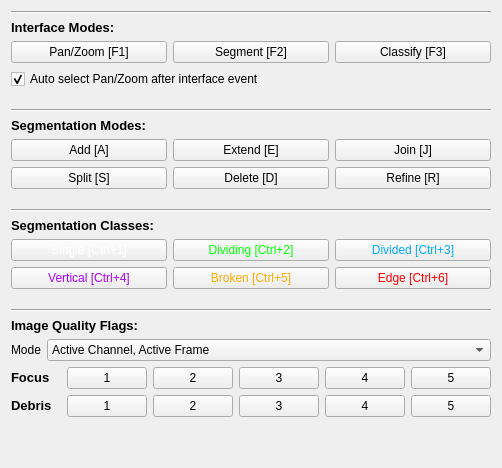
  <widget class="QWidget" name="tab_3">
   <property name="enabled">
    <bool>true</bool>
   </property>
   <attribute name="title">
    <string>Curate</string>
   </attribute>
   <layout class="QVBoxLayout" name="verticalLayout_3">
    <item>
     <widget class="Line" name="line_4">
      <property name="orientation">
       <enum>Qt::Horizontal</enum>
      </property>
     </widget>
    </item>
    <item>
     <widget class="QLabel" name="label_7">
      <property name="font">
       <font>
        <pointsize>10</pointsize>
        <weight>75</weight>
        <bold>true</bold>
       </font>
      </property>
      <property name="text">
       <string>Interface Modes:</string>
      </property>
     </widget>
    </item>
    <item>
     <layout class="QGridLayout" name="gridLayout_3">
      <item row="0" column="0">
       <widget class="QPushButton" name="modify_panzoom">
        <property name="text">
         <string>Pan/Zoom [F1]</string>
        </property>
       </widget>
      </item>
      <item row="0" column="3">
       <widget class="QPushButton" name="modify_classify">
        <property name="text">
         <string>Classify [F3]</string>
        </property>
       </widget>
      </item>
      <item row="0" column="1">
       <widget class="QPushButton" name="modify_segment">
        <property name="text">
         <string>Segment [F2]</string>
        </property>
       </widget>
      </item>
     </layout>
    </item>
    <item>
     <widget class="QCheckBox" name="modify_auto_panzoom">
      <property name="text">
       <string>Auto select Pan/Zoom after interface event</string>
      </property>
      <property name="checked">
       <bool>true</bool>
      </property>
     </widget>
    </item>
    <item>
     <spacer name="verticalSpacer_10">
      <property name="orientation">
       <enum>Qt::Vertical</enum>
      </property>
      <property name="sizeType">
       <enum>QSizePolicy::Minimum</enum>
      </property>
      <property name="sizeHint" stdset="0">
       <size>
        <width>334</width>
        <height>14</height>
       </size>
      </property>
     </spacer>
    </item>
    <item>
     <widget class="Line" name="line_18">
      <property name="orientation">
       <enum>Qt::Horizontal</enum>
      </property>
     </widget>
    </item>
    <item>
     <widget class="QLabel" name="label_16">
      <property name="font">
       <font>
        <pointsize>10</pointsize>
        <weight>75</weight>
        <bold>true</bold>
       </font>
      </property>
      <property name="text">
       <string>Segmentation Modes:</string>
      </property>
     </widget>
    </item>
    <item>
     <layout class="QGridLayout" name="gridLayout_4">
      <item row="1" column="2">
       <widget class="QPushButton" name="modify_refine">
        <property name="text">
         <string>Refine [R]</string>
        </property>
       </widget>
      </item>
      <item row="0" column="2">
       <widget class="QPushButton" name="modify_join">
        <property name="text">
         <string>Join [J]</string>
        </property>
       </widget>
      </item>
      <item row="0" column="0">
       <widget class="QPushButton" name="modify_add">
        <property name="text">
         <string>Add [A]</string>
        </property>
       </widget>
      </item>
      <item row="1" column="1">
       <widget class="QPushButton" name="modify_delete">
        <property name="text">
         <string>Delete [D]</string>
        </property>
       </widget>
      </item>
      <item row="1" column="0">
       <widget class="QPushButton" name="modify_split">
        <property name="text">
         <string>Split [S]</string>
        </property>
       </widget>
      </item>
      <item row="0" column="1">
       <widget class="QPushButton" name="modify_extend">
        <property name="text">
         <string>Extend [E]</string>
        </property>
       </widget>
      </item>
     </layout>
    </item>
    <item>
     <spacer name="verticalSpacer_11">
      <property name="orientation">
       <enum>Qt::Vertical</enum>
      </property>
      <property name="sizeType">
       <enum>QSizePolicy::Minimum</enum>
      </property>
      <property name="sizeHint" stdset="0">
       <size>
        <width>334</width>
        <height>14</height>
       </size>
      </property>
     </spacer>
    </item>
    <item>
     <widget class="Line" name="line_19">
      <property name="orientation">
       <enum>Qt::Horizontal</enum>
      </property>
     </widget>
    </item>
    <item>
     <widget class="QLabel" name="label_28">
      <property name="font">
       <font>
        <pointsize>10</pointsize>
        <weight>75</weight>
        <bold>true</bold>
       </font>
      </property>
      <property name="text">
       <string>Segmentation Classes:</string>
      </property>
     </widget>
    </item>
    <item>
     <layout class="QGridLayout" name="gridLayout_5">
      <item row="1" column="2">
       <widget class="QPushButton" name="classify_edge">
        <property name="styleSheet">
         <string notr="true">color: rgb(255, 0, 0);</string>
        </property>
        <property name="text">
         <string>Edge [Ctrl+6]</string>
        </property>
       </widget>
      </item>
      <item row="0" column="2">
       <widget class="QPushButton" name="classify_divided">
        <property name="styleSheet">
         <string notr="true">color: rgb(0, 170, 255);</string>
        </property>
        <property name="text">
         <string>Divided [Ctrl+3]</string>
        </property>
       </widget>
      </item>
      <item row="0" column="1">
       <widget class="QPushButton" name="classify_dividing">
        <property name="styleSheet">
         <string notr="true">
color: rgb(0, 255, 0);</string>
        </property>
        <property name="text">
         <string>Dividing [Ctrl+2]</string>
        </property>
       </widget>
      </item>
      <item row="1" column="0">
       <widget class="QPushButton" name="classify_vertical">
        <property name="styleSheet">
         <string notr="true">color:rgb(170, 0, 255)</string>
        </property>
        <property name="text">
         <string>Vertical [Ctrl+4]</string>
        </property>
       </widget>
      </item>
      <item row="1" column="1">
       <widget class="QPushButton" name="classify_broken">
        <property name="styleSheet">
         <string notr="true">color: rgb(255, 170, 0);</string>
        </property>
        <property name="text">
         <string>Broken [Ctrl+5]</string>
        </property>
       </widget>
      </item>
      <item row="0" column="0">
       <widget class="QPushButton" name="classify_single">
        <property name="styleSheet">
         <string notr="true">color: rgb(255, 255, 255);</string>
        </property>
        <property name="text">
         <string>Single [Ctrl+1]</string>
        </property>
       </widget>
      </item>
     </layout>
    </item>
    <item>
     <spacer name="verticalSpacer_40">
      <property name="orientation">
       <enum>Qt::Vertical</enum>
      </property>
      <property name="sizeType">
       <enum>QSizePolicy::Minimum</enum>
      </property>
      <property name="sizeHint" stdset="0">
       <size>
        <width>334</width>
        <height>14</height>
       </size>
      </property>
     </spacer>
    </item>
    <item>
     <widget class="Line" name="line_21">
      <property name="orientation">
       <enum>Qt::Horizontal</enum>
      </property>
     </widget>
    </item>
    <item>
     <widget class="QLabel" name="label_14">
      <property name="font">
       <font>
        <pointsize>10</pointsize>
        <weight>75</weight>
        <bold>true</bold>
       </font>
      </property>
      <property name="text">
       <string>Image Quality Flags:</string>
      </property>
     </widget>
    </item>
    <item>
     <layout class="QFormLayout" name="formLayout_17">
      <item row="0" column="0">
       <widget class="QLabel" name="label_18">
        <property name="text">
         <string>Mode</string>
        </property>
       </widget>
      </item>
      <item row="0" column="1">
       <widget class="QComboBox" name="set_quality_mode">
        <item>
         <property name="text">
          <string>Active Channel, Active Frame</string>
         </property>
        </item>
        <item>
         <property name="text">
          <string>All Channels, Active Frame</string>
         </property>
        </item>
        <item>
         <property name="text">
          <string>Active Channel, All Frames</string>
         </property>
        </item>
        <item>
         <property name="text">
          <string>All Channels, All Frames</string>
         </property>
        </item>
       </widget>
      </item>
     </layout>
    </item>
    <item>
     <layout class="QGridLayout" name="gridLayout_21">
      <item row="0" column="0">
       <widget class="QLabel" name="label_34">
        <property name="sizePolicy">
         <sizepolicy hsizetype="Preferred" vsizetype="Maximum">
          <horstretch>0</horstretch>
          <verstretch>0</verstretch>
         </sizepolicy>
        </property>
        <property name="minimumSize">
         <size>
          <width>50</width>
          <height>0</height>
         </size>
        </property>
        <property name="font">
         <font>
          <pointsize>10</pointsize>
          <weight>75</weight>
          <bold>true</bold>
         </font>
        </property>
        <property name="text">
         <string>Focus</string>
        </property>
       </widget>
      </item>
      <item row="0" column="2">
       <widget class="QPushButton" name="set_focus_2">
        <property name="text">
         <string>2</string>
        </property>
       </widget>
      </item>
      <item row="0" column="3">
       <widget class="QPushButton" name="set_focus_3">
        <property name="text">
         <string>3</string>
        </property>
       </widget>
      </item>
      <item row="0" column="1">
       <widget class="QPushButton" name="set_focus_1">
        <property name="text">
         <string>1</string>
        </property>
       </widget>
      </item>
      <item row="0" column="4">
       <widget class="QPushButton" name="set_focus_4">
        <property name="text">
         <string>4</string>
        </property>
       </widget>
      </item>
      <item row="0" column="5">
       <widget class="QPushButton" name="set_focus_5">
        <property name="text">
         <string>5</string>
        </property>
       </widget>
      </item>
     </layout>
    </item>
    <item>
     <layout class="QGridLayout" name="gridLayout_22">
      <item row="0" column="2">
       <widget class="QPushButton" name="set_debris_2">
        <property name="text">
         <string>2</string>
        </property>
       </widget>
      </item>
      <item row="0" column="3">
       <widget class="QPushButton" name="set_debris_3">
        <property name="text">
         <string>3</string>
        </property>
       </widget>
      </item>
      <item row="0" column="0">
       <widget class="QLabel" name="label_39">
        <property name="sizePolicy">
         <sizepolicy hsizetype="Preferred" vsizetype="Maximum">
          <horstretch>0</horstretch>
          <verstretch>0</verstretch>
         </sizepolicy>
        </property>
        <property name="minimumSize">
         <size>
          <width>50</width>
          <height>0</height>
         </size>
        </property>
        <property name="font">
         <font>
          <pointsize>10</pointsize>
          <weight>75</weight>
          <bold>true</bold>
         </font>
        </property>
        <property name="text">
         <string>Debris</string>
        </property>
       </widget>
      </item>
      <item row="0" column="1">
       <widget class="QPushButton" name="set_debris_1">
        <property name="text">
         <string>1</string>
        </property>
       </widget>
      </item>
      <item row="0" column="4">
       <widget class="QPushButton" name="set_debris_4">
        <property name="text">
         <string>4</string>
        </property>
       </widget>
      </item>
      <item row="0" column="5">
       <widget class="QPushButton" name="set_debris_5">
        <property name="text">
         <string>5</string>
        </property>
       </widget>
      </item>
     </layout>
    </item>
    <item>
     <spacer name="verticalSpacer_3">
      <property name="orientation">
       <enum>Qt::Vertical</enum>
      </property>
      <property name="sizeHint" stdset="0">
       <size>
        <width>20</width>
        <height>40</height>
       </size>
      </property>
     </spacer>
    </item>
   </layout>
  </widget>
